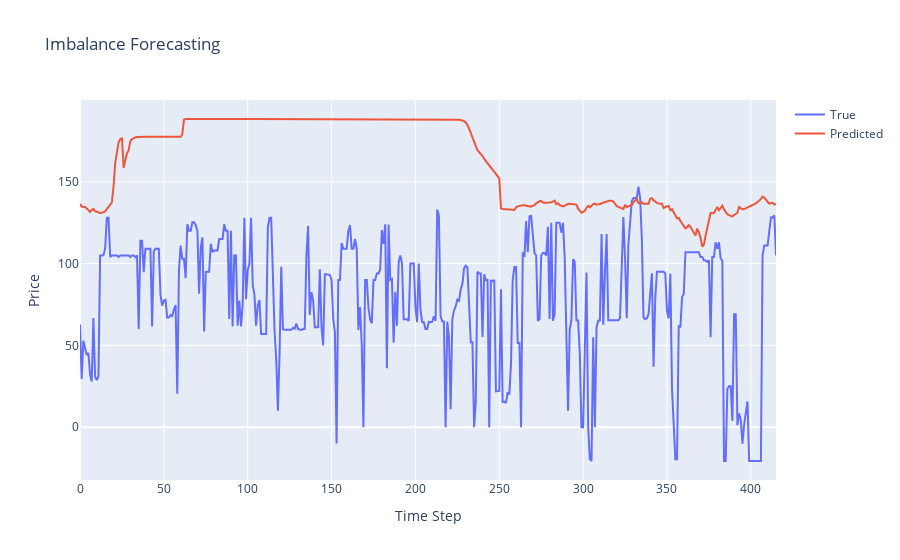

The code cell stored with this chart in its notebook:
### Code cell
#convert to tensor
X_seq_tensor = to_tensor(X_seq)
y_seq_tensor = to_tensor(y_seq).view(-1, 1)

# test with model
model.eval()
with torch.no_grad():
    y_pred = model(X_seq_tensor.to(device)).cpu().numpy()

# Plot the results
fig = go.Figure()
fig.add_trace(go.Scatter(x=np.arange(len(y_seq)), y=y_seq.flatten(), mode='lines', name='True'))
fig.add_trace(go.Scatter(x=np.arange(len(y_seq)), y=y_pred.flatten(), mode='lines', name='Predicted'))
fig.update_layout(title='Imbalance Forecasting', xaxis_title='Time Step', yaxis_title='Price')
fig.show()

### Figure 1 — Plotly figure (JSON) as saved in the notebook; plotly's stock layout.template omitted (floating-point values rounded to 4 significant figures; data arrays with more than 128 entries replaced by an {"elided": "..."} marker saying what was removed)
{"data": [{"mode": "lines", "name": "True", "type": "scatter", "x": {"elided": "416 int values"}, "y": {"elided": "416 float values"}}, {"mode": "lines", "name": "Predicted", "type": "scatter", "x": {"elided": "416 int values"}, "y": {"elided": "416 float values"}}], "layout": {"title": {"text": "Imbalance Forecasting"}, "xaxis": {"title": {"text": "Time Step"}}, "yaxis": {"title": {"text": "Price"}}}}
